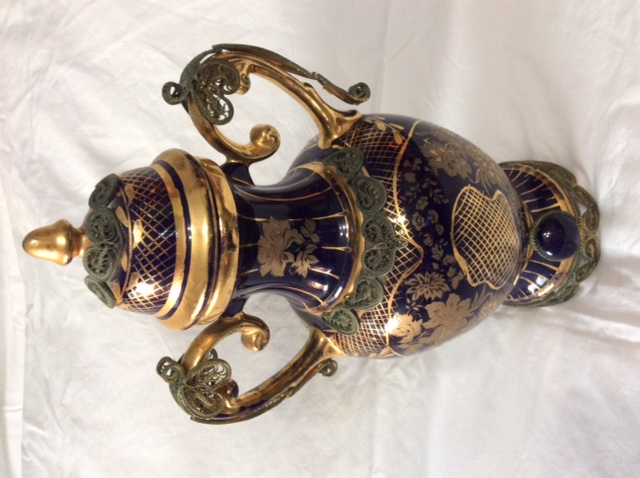
#> input picture teste.JPG, 640 x 478 px
$ jupyter execute 'Acertando orientação da foto pelo exif.ipynb'
#> lines starting #> are read from the running program, lines starting #| are printed output that depends on the picture; long printed decimals are rounded
## Importando e carregando a imagem

[cell 1]
from PIL import Image
from PIL.ExifTags import TAGS

im = Image.open('teste.JPG')
#> im is the input picture: PIL image 640x478 RGB; mean R, G, B 181.8, 170.1, 161

## Obtendo e imprimindo meta dados da foto

[cell 2]
exifdict = im._getexif()
#> exifdict = 43 items
for k in exifdict.keys():
    if k in TAGS.keys():
        print (TAGS[k], exifdict[k])
    else:
        print (k, exifdict[k])
#> this loop made 43 passes
#> k on passes 1 to 12: 34853, 296, 34665, 271, 272, 305, 274, 306, 531, 282, 283, 36864
#| GPSInfo {1: 'S', 2: (23.0, 0.0, 36.56), 3: 'W', 4: (43.0, 25.0, 19.86), 5: b'\x00', 6: 13.772, 7: (21.0, 3.0, 43.0), 12: 'K', 13: 0.0, 16: 'T', 17: 11.006, 23: 'T', 24: 11.006, 29: '2017:11:15', 31: 65.0}
#| ResolutionUnit 2
#| ExifOffset 208
#| Make Apple
#| Model iPad mini 3
#| Software 10.3.2
#| Orientation 6
#| DateTime 2017:11:15 19:03:57
#> (further printed lines are left out)

 ## Codigos para Orientation (274)  e seu significado

[cell 3]
funcoes_para_orientacao = {
    1: lambda img: img,
    2: lambda img: img.transpose(Image.FLIP_LEFT_RIGHT),
    3: lambda img: img.rotate(180),
    4: lambda img: img.rotate(180).transpose(Image.FLIP_LEFT_RIGHT),
    5: lambda img: img.rotate(-90).transpose(Image.FLIP_LEFT_RIGHT),
    6: lambda img: img.rotate(-90),
    7: lambda img: img.rotate(90).transpose(Image.FLIP_LEFT_RIGHT),
    8: lambda img: img.rotate(90)}

## Criando e mostrando arquivo sem EXIF

[cell 4]
data = list(im.getdata())
#> data = 305920 items
image_without_exif = Image.new(im.mode, im.size)
#> image_without_exif: PIL image 640x478 RGB; every value is 0
image_without_exif.putdata(data)
image_without_exif.show()

## Tratando e rotacionando corretamente imagem

[cell 5]
orientacao = exifdict[274]
#> orientacao = 6
trata_imagem = funcoes_para_orientacao[orientacao]

image_without_exif = trata_imagem(image_without_exif)
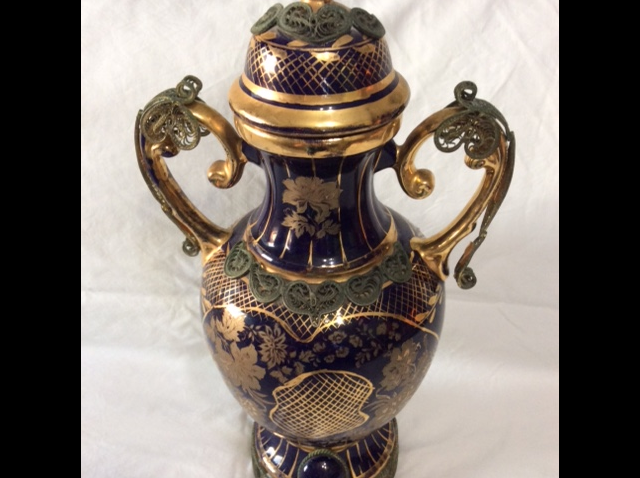
#> image_without_exif: PIL image 640x478 RGB; mean R, G, B 126.7, 117.3, 109.7
image_without_exif.show()
